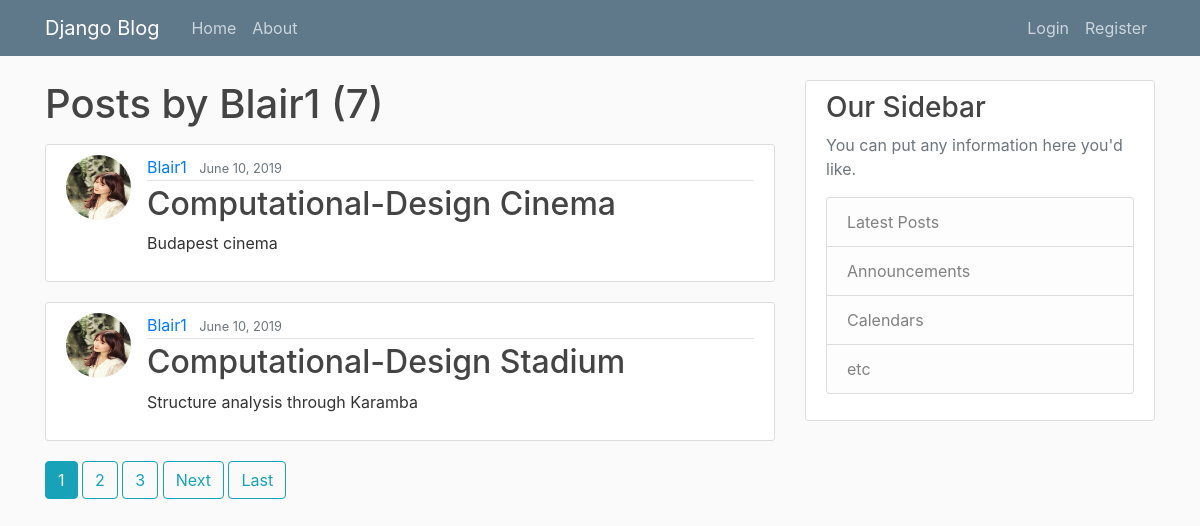
/user/Blair1/, run on the app's committed database.
### blog/models.py (models this page shows, shortened)
class Post(models.Model):
    title = models.CharField(max_length=100)
    content = models.TextField()
    date_posted = models.DateTimeField(default=timezone.now)
    author = models.ForeignKey(User, on_delete=models.CASCADE)

### users/models.py (models this page shows, shortened)
class Profile(models.Model): # inherit from models.model
    user = models.OneToOneField(User, on_delete=models.CASCADE) #USER= 独立用户
    image = models.ImageField(default='default.jpg', upload_to='profile_pics') #directory of the uploaded image 上传图片的目标途径

### blog/views.py (the view, shortened to what this page needs)
# urls.py: path('user/<str:username>/', UserPostListView.as_view(), name='user-posts'),
class UserPostListView(ListView):
    model = Post
    template_name = 'blog/user_posts.html'
    context_object_name = 'posts'
    ordering = ['-date_posted']
    paginate_by = 2

### blog/templates/blog/user_posts.html (shortened to what this page needs)
{% extends "blog/base.html" %}
{% block content %}
    <h1 class="mb-3">Posts by {{ view.kwargs.username }} ({{ page_obj.paginator.count }})</h1>
    {% for post in posts %}
        <article class="media content-section">
          <img class="rounded-circle article-img" src="{{ post.author.profile.image.url }}">
          <div class="media-body">
            <div class="article-metadata">
              <a class="mr-2" href="{% url 'user-posts' post.author.username %}">{{ post.author }}</a>
              <small class="text-muted">{{ post.date_posted|date:"F d, Y" }}</small>
            </div>
            <h2><a class="article-title" href="{% url 'post-detail' post.id %}">{{ post.title }}</a></h2>
            <p class="article-content">{{ post.content }}</p>
          </div>
        </article>
    {% endfor %}
    {% if is_paginated %}
      {% for num in page_obj.paginator.page_range %}
        {% if page_obj.number == num %}
          <a class="btn btn-info mb-4" href="?page={{ num }}">{{ num }}</a>
        {% elif num > page_obj.number|add:'-3' and num < page_obj.number|add:'3' %}
          <a class="btn btn-outline-info mb-4" href="?page={{ num }}">{{ num }}</a>
        {% endif %}
      {% endfor %}
      {% if page_obj.has_next %}
        <a class="btn btn-outline-info mb-4" href="?page={{ page_obj.next_page_number }}">Next</a>
        <a class="btn btn-outline-info mb-4" href="?page={{ page_obj.paginator.num_pages }}">Last</a>
      {% endif %}
    {% endif %}
{% endblock content %}

### blog/static/blog/main.css (style rules this page uses)
body { background: #fafafa; color: #333333; margin-top: 5rem; }
h1, h2, h3, h4, h5, h6 { color: #444444; }
.content-section { background: #ffffff; padding: 10px 20px; border: 1px solid #dddddd; border-radius: 3px; margin-bottom: 20px; }
.article-title { color: #444444; }
.article-content { white-space: pre-line; }
.article-img { height: 65px; width: 65px; margin-right: 16px; }
.article-metadata { padding-bottom: 1px; margin-bottom: 4px; border-bottom: 1px solid #e3e3e3 }

### data on the page
Post: author.profile.image (picture), author "Blair1", date_posted "June 10, 2019", title "Computational-Design Cinema", content "Budapest cinema"
Post: author.profile.image (picture), author "Blair1", date_posted "June 10, 2019", title "Computational-Design Stadium", content "Structure analysis through Karamba"

### other printed values
{{ view.kwargs.username }} "Blair1"
{{ page_obj.paginator.count }} "7"
{{ num }} "1"
{{ num }} "2" "3"
